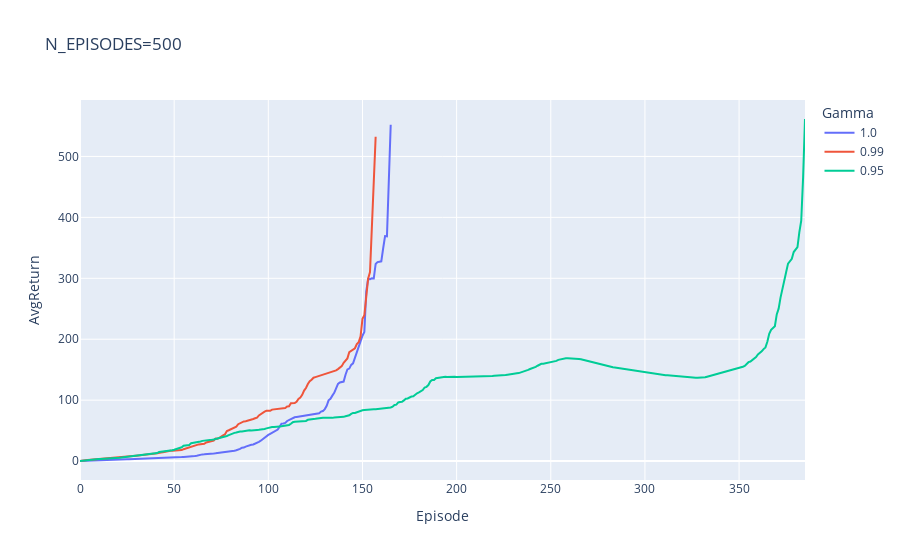

Source (notebook cell):
### Code cell
fig = px.line(df, x="Episode", y="AvgReturn", color="Gamma", title=f"N_EPISODES={N_EPISODES}")
fig.show()

### Figure 1 — Plotly figure (JSON) as saved in the notebook; plotly's stock layout.template omitted (floating-point values rounded to 4 significant figures; data arrays with more than 128 entries replaced by an {"elided": "..."} marker saying what was removed)
{"data": [{"hovertemplate": "Gamma=1.0<br>Episode=%{x}<br>AvgReturn=%{y}<extra></extra>", "legendgroup": "1.0", "line": {"color": "#636efa", "dash": "solid"}, "marker": {"symbol": "circle"}, "mode": "lines", "name": "1.0", "orientation": "v", "showlegend": true, "type": "scatter", "x": {"elided": "166 int values"}, "xaxis": "x", "y": {"elided": "166 float values"}, "yaxis": "y"}, {"hovertemplate": "Gamma=0.99<br>Episode=%{x}<br>AvgReturn=%{y}<extra></extra>", "legendgroup": "0.99", "line": {"color": "#EF553B", "dash": "solid"}, "marker": {"symbol": "circle"}, "mode": "lines", "name": "0.99", "orientation": "v", "showlegend": true, "type": "scatter", "x": {"elided": "158 int values"}, "xaxis": "x", "y": {"elided": "158 float values"}, "yaxis": "y"}, {"hovertemplate": "Gamma=0.95<br>Episode=%{x}<br>AvgReturn=%{y}<extra></extra>", "legendgroup": "0.95", "line": {"color": "#00cc96", "dash": "solid"}, "marker": {"symbol": "circle"}, "mode": "lines", "name": "0.95", "orientation": "v", "showlegend": true, "type": "scatter", "x": {"elided": "386 int values"}, "xaxis": "x", "y": {"elided": "386 float values"}, "yaxis": "y"}], "layout": {"legend": {"title": {"text": "Gamma"}, "tracegroupgap": 0}, "title": {"text": "N_EPISODES=500"}, "xaxis": {"anchor": "y", "domain": [0, 1], "title": {"text": "Episode"}}, "yaxis": {"anchor": "x", "domain": [0, 1], "title": {"text": "AvgReturn"}}}}
